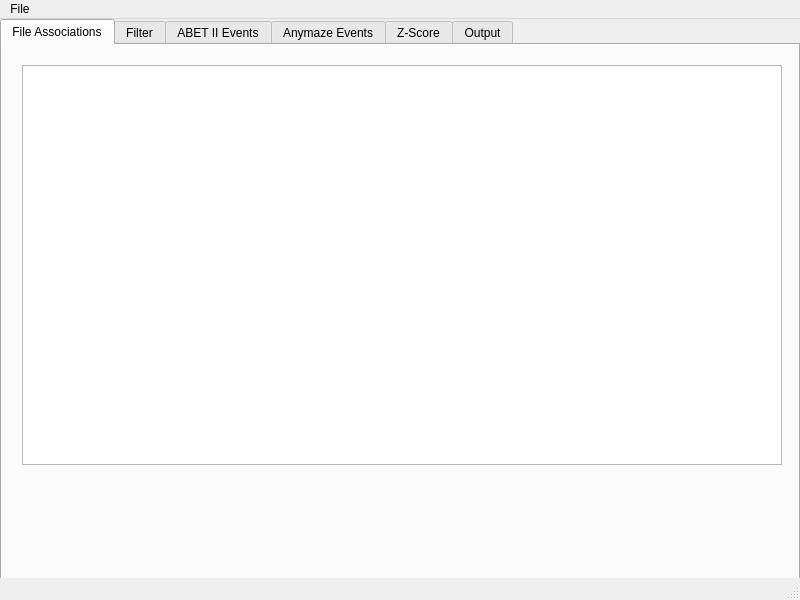
<?xml version="1.0" encoding="UTF-8"?>
<ui version="4.0">
 <class>MainWindow</class>
 <widget class="QMainWindow" name="MainWindow">
  <property name="geometry">
   <rect>
    <x>0</x>
    <y>0</y>
    <width>800</width>
    <height>600</height>
   </rect>
  </property>
  <property name="windowTitle">
   <string>MainWindow</string>
  </property>
  <widget class="QWidget" name="centralwidget">
   <widget class="QTabWidget" name="tabWidget">
    <property name="geometry">
     <rect>
      <x>0</x>
      <y>0</y>
      <width>800</width>
      <height>600</height>
     </rect>
    </property>
    <property name="currentIndex">
     <number>0</number>
    </property>
    <widget class="QWidget" name="tab">
     <attribute name="title">
      <string>File Associations</string>
     </attribute>
     <widget class="QTableView" name="tableView">
      <property name="geometry">
       <rect>
        <x>20</x>
        <y>20</y>
        <width>760</width>
        <height>400</height>
       </rect>
      </property>
     </widget>
    </widget>
    <widget class="QWidget" name="tab_2">
     <attribute name="title">
      <string>Filter</string>
     </attribute>
     <widget class="QLabel" name="label">
      <property name="geometry">
       <rect>
        <x>20</x>
        <y>50</y>
        <width>70</width>
        <height>20</height>
       </rect>
      </property>
      <property name="text">
       <string>Type of Filter</string>
      </property>
     </widget>
     <widget class="QListWidget" name="listWidget">
      <property name="geometry">
       <rect>
        <x>100</x>
        <y>50</y>
        <width>150</width>
        <height>100</height>
       </rect>
      </property>
      <property name="selectionRectVisible">
       <bool>true</bool>
      </property>
      <item>
       <property name="text">
        <string>Butterworth</string>
       </property>
      </item>
      <item>
       <property name="text">
        <string>Chebyshev Type I</string>
       </property>
      </item>
      <item>
       <property name="text">
        <string>Chebyshev Type II</string>
       </property>
      </item>
      <item>
       <property name="text">
        <string>Elliptic</string>
       </property>
      </item>
     </widget>
     <widget class="QLabel" name="label_2">
      <property name="geometry">
       <rect>
        <x>20</x>
        <y>270</y>
        <width>70</width>
        <height>20</height>
       </rect>
      </property>
      <property name="text">
       <string>Filter Order</string>
      </property>
     </widget>
     <widget class="QListWidget" name="listWidget_2">
      <property name="geometry">
       <rect>
        <x>100</x>
        <y>270</y>
        <width>150</width>
        <height>50</height>
       </rect>
      </property>
      <item>
       <property name="text">
        <string>1</string>
       </property>
      </item>
      <item>
       <property name="text">
        <string>2</string>
       </property>
      </item>
      <item>
       <property name="text">
        <string>3</string>
       </property>
      </item>
      <item>
       <property name="text">
        <string>4</string>
       </property>
      </item>
      <item>
       <property name="text">
        <string>5</string>
       </property>
      </item>
      <item>
       <property name="text">
        <string>6</string>
       </property>
      </item>
     </widget>
     <widget class="QLabel" name="label_3">
      <property name="geometry">
       <rect>
        <x>20</x>
        <y>160</y>
        <width>50</width>
        <height>20</height>
       </rect>
      </property>
      <property name="text">
       <string>Filter Pass</string>
      </property>
     </widget>
     <widget class="QListWidget" name="listWidget_3">
      <property name="geometry">
       <rect>
        <x>100</x>
        <y>160</y>
        <width>150</width>
        <height>100</height>
       </rect>
      </property>
      <item>
       <property name="text">
        <string>Low-Pass</string>
       </property>
      </item>
      <item>
       <property name="text">
        <string>High-Pass</string>
       </property>
      </item>
      <item>
       <property name="text">
        <string>Band-Pass</string>
       </property>
      </item>
      <item>
       <property name="text">
        <string>Notch</string>
       </property>
      </item>
     </widget>
     <widget class="QLabel" name="label_4">
      <property name="geometry">
       <rect>
        <x>20</x>
        <y>330</y>
        <width>70</width>
        <height>20</height>
       </rect>
      </property>
      <property name="text">
       <string>Low Cut-Off</string>
      </property>
     </widget>
     <widget class="QDoubleSpinBox" name="doubleSpinBox">
      <property name="geometry">
       <rect>
        <x>100</x>
        <y>330</y>
        <width>50</width>
        <height>20</height>
       </rect>
      </property>
     </widget>
     <widget class="QLabel" name="label_5">
      <property name="geometry">
       <rect>
        <x>20</x>
        <y>360</y>
        <width>70</width>
        <height>20</height>
       </rect>
      </property>
      <property name="text">
       <string>High Cut-Off</string>
      </property>
     </widget>
     <widget class="QDoubleSpinBox" name="doubleSpinBox_2">
      <property name="geometry">
       <rect>
        <x>100</x>
        <y>360</y>
        <width>50</width>
        <height>20</height>
       </rect>
      </property>
     </widget>
    </widget>
    <widget class="QWidget" name="tab_3">
     <attribute name="title">
      <string>ABET II Events</string>
     </attribute>
    </widget>
    <widget class="QWidget" name="tab_4">
     <attribute name="title">
      <string>Anymaze Events</string>
     </attribute>
    </widget>
    <widget class="QWidget" name="tab_5">
     <attribute name="title">
      <string>Z-Score</string>
     </attribute>
    </widget>
    <widget class="QWidget" name="tab_6">
     <attribute name="title">
      <string>Output</string>
     </attribute>
    </widget>
   </widget>
  </widget>
  <widget class="QMenuBar" name="menubar">
   <property name="geometry">
    <rect>
     <x>0</x>
     <y>0</y>
     <width>800</width>
     <height>21</height>
    </rect>
   </property>
   <widget class="QMenu" name="menuFile">
    <property name="title">
     <string>File</string>
    </property>
    <widget class="QMenu" name="menuAdd_Files">
     <property name="title">
      <string>Add Files</string>
     </property>
     <addaction name="actionDoric_Data"/>
     <addaction name="actionABET_II_Data"/>
     <addaction name="actionAnymaze_Data"/>
    </widget>
    <addaction name="menuAdd_Files"/>
    <addaction name="separator"/>
    <addaction name="actionExit"/>
   </widget>
   <addaction name="menuFile"/>
  </widget>
  <widget class="QStatusBar" name="statusbar"/>
  <action name="actionDoric_Data">
   <property name="text">
    <string>Doric Data</string>
   </property>
  </action>
  <action name="actionABET_II_Data">
   <property name="text">
    <string>ABET II Data</string>
   </property>
  </action>
  <action name="actionAnymaze_Data">
   <property name="text">
    <string>Anymaze Data</string>
   </property>
  </action>
  <action name="actionExit">
   <property name="text">
    <string>Exit</string>
   </property>
  </action>
 </widget>
 <resources/>
 <connections/>
</ui>
